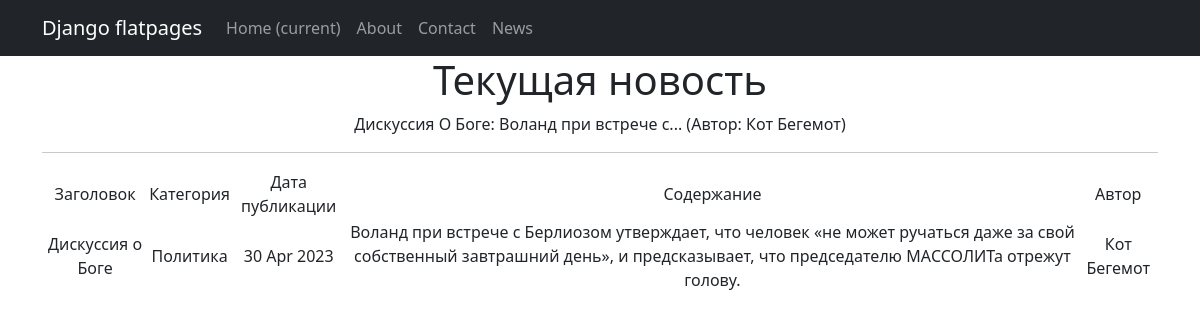
The page /news/2 on the database its author committed.
### news/models.py (models this page shows, shortened)
class Post(models.Model):
    article = 'AR'
    news = 'NW'
    POST_TYPE = [
        (article, 'Статья'),
        (news, 'Новость')
    ]
    post_type = models.CharField(max_length=2,
                                 choices=POST_TYPE)
    post_date_time = models.DateTimeField(auto_now_add=True)
    post_title = models.CharField(max_length=255)
    post_text = models.TextField()
    post_rating = models.IntegerField(default=0)
    author = models.ForeignKey('Author', on_delete=models.CASCADE)
    category = models.ManyToManyField('Category', through='PostCategory')
    def __str__(self):
        return f'{self.post_title.title()}: {self.post_text[:20]}... (Автор: {self.author})'

class Author(models.Model):
    author_rating = models.IntegerField(default=0)
    author = models.OneToOneField(User, on_delete=models.CASCADE)
    def __str__(self):
        return self.author.username

class Category(models.Model):
    category_name = models.CharField(max_length=255,
                                     unique=True)
    def __str__(self):
        return self.category_name

### news/views.py (the view)
# urls.py: path('<int:pk>', NewsDetail.as_view()),
class NewsDetail(DetailView):
    model = Post
    template_name = 'one_news.html'
    context_object_name = 'one_news'

### news/templatetags/custom_filters.py (called while the page is built)
@register.filter()
def censor(value):
    words = value.split()
    corrected_words = []
    for word in words:
        if word.lower() in restricted_words:
            word = word = list(word)[0] + ''.join([i.replace(i, "*") for i in list(word)[1:-1]]) + list(word)[-1]
            corrected_words.append(word)
        else:
            corrected_words.append(word)
    corrected_words = ' '.join(corrected_words)
    return corrected_words

### templates/one_news.html (shortened to what this page needs)
{% extends 'flatpages/default.html' %}
{% load custom_filters %}
{% block content %}
<h1> Текущая новость </h1>
{{ one_news }}
<hr>
<table>
    <tr>
        <td> Заголовок</td>
        <td> Категория</td>
        <td> Дата публикации</td>
        <td> Содержание</td>
        <td> Автор</td>
    </tr>
    <tr>
        <td> {{ one_news.post_title }}</td>
        <td>
            {% for category in one_news.category.all %}
            {{ category }}
            {% endfor %}
        </td>
        <td> {{ one_news.post_date_time|date:'d M Y' }}</td>
        <td> {{ one_news.post_text|censor }}</td>
        <td> {{ one_news.author }}</td>
    </tr>
</table>
    {% endblock content %}

### rows shown on the page
Post: post_title+post_text+author "Дискуссия О Боге: Воланд при встрече с... (Автор: Кот Бегемот)", post_title "Дискуссия о Боге", post_date_time "30 Apr 2023", post_text|censor "Воланд при встрече с Берлиозом утверждает, что человек «не может ручаться даже за свой собственный завтрашний день», и предсказывает, что председателю МАССОЛИТа отрежут голову.", author "Кот Бегемот"
Category: category_name "Политика"
